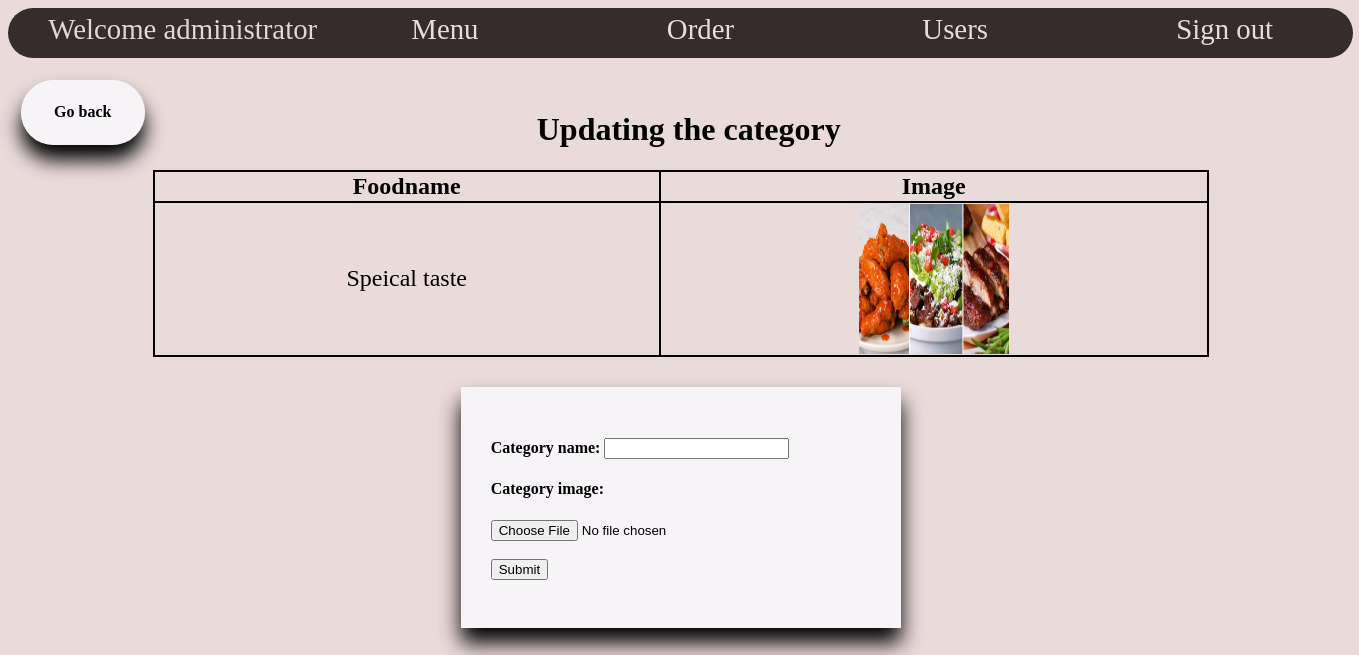
The page /admin/functions/update.php?update=25 (signed in) on the database its author committed.
### tables this page shows
CREATE TABLE `category` (
  `id` int(100) NOT NULL,
  `name` text NOT NULL,
  `image` text NOT NULL
);

### admin/functions/update.php (the view, shortened to what this page needs)
<?php
  include ("connection.php");
  $categoryid = $_GET['update'];
  $starimage="";
?>
<html>
<head>
    <link href="../pages style/mainpage.css" rel="stylesheet">
</head>
<body>
   <div id="box1">
       <section id="text">Welcome administrator<a href="../menu.php" id="menubutton">Menu</a><a href="../order.php" id="orderbutton">Order</a><a href="../user.php" id="userbutton">Users</a><a href="../logout.php" id="logoutbutton">Sign out</a></section>
   </div>
    <div style="margin:0 auto; height: 4%;"></div>
    <div style="margin:0 auto; width:1300px; min-width:1320px;">
   <div id="box2"><h1 align="center">Updating the category</h1></div>
   <div id="menugobutton">
       <a href="../menu.php" id="menugobutton"><h4>Go back</h4></a>
   </div>
   <table class="table">
     <thead>
        <tr>
          <th width="10%">Foodname</th>
          <th width="10%">Image</th>
        </tr>
     </thead>
       <?php
         $query="select * from category where id='$categoryid'";
         $result= mysqli_query($con,$query);
         $row = mysqli_fetch_array($result)
      ?>
         <tr>
            <td align="center"><?php echo $row['name'] ?></td>
             <td align="center"><?php echo "<img src='../../{$row['image']}' width='150px'' height='150px'/>" ?></td>
        </tr>
    </table>
   <form method="post" enctype="multipart/form-data">
      <div id="upload">
          <h4>Category name: <input type="text" name="categoryname" id="cn"></h4>
          <h4>Category image: <span class="star"><?php echo $starimage; ?></span></h4>
          <input type="file" name="categoryimage" id="image">
          <br><br>
          <input type="submit" value="Submit" name="submit" id="Submit">
          <br><br>
      </div>
   </form>
</div>
 </body>
</html>

### admin/pages style/mainpage.css (style rules this page uses)
body { background-color: #EADBDB; width:99%; min-width:1341px; height:100%; min-height: 600px; }
#box1 { font-size: 180%; background-color: #352D2B; width: 99%; min-width: 1330px;; height: 50px; min-height: 50px; max-height: 50px; border-radius: 200px; position: fixed; }
#box2 { margin-top: 50px; margin-right:500px; float: right; }
#text { position: relative; left: 3%; top: 10%; width: 70%; color: #DCD9D9; }
a#menubutton { text-decoration: none; position: relative; left: 10%; color: #E6DEDC; }
a#orderbutton { text-decoration: none; position: relative; left: 30%; color: #E6DEDC; }
a#userbutton { text-decoration: none; position: relative; left: 50%; color: #E6DEDC; }
a#logoutbutton { text-decoration: none; position: relative; left: 70%; color: #E6DEDC; }
div#menugobutton { width: 120px; background: rgba(250,250,255,.8); box-shadow: 0 15px 20px rgba(0,0,0,2); padding: 2px; border-radius: 190px; text-align: center; margin: auto; position: fixed; float: left; margin-top: 40px; }
a#menugobutton { text-decoration: none; color:black ; }
div#upload { width: 380px; background: rgba(250,250,255,.8); box-shadow: 0 15px 20px rgba(0,0,0,2); padding: 30px; text-align: left; margin: 0 auto; }
.table { border-collapse: collapse; margin: 30px auto; font-size: 150%; width: 80%; }
td,th { border: 2px solid black; }

### rows shown on the page
category: name "Speical taste", image (picture)
